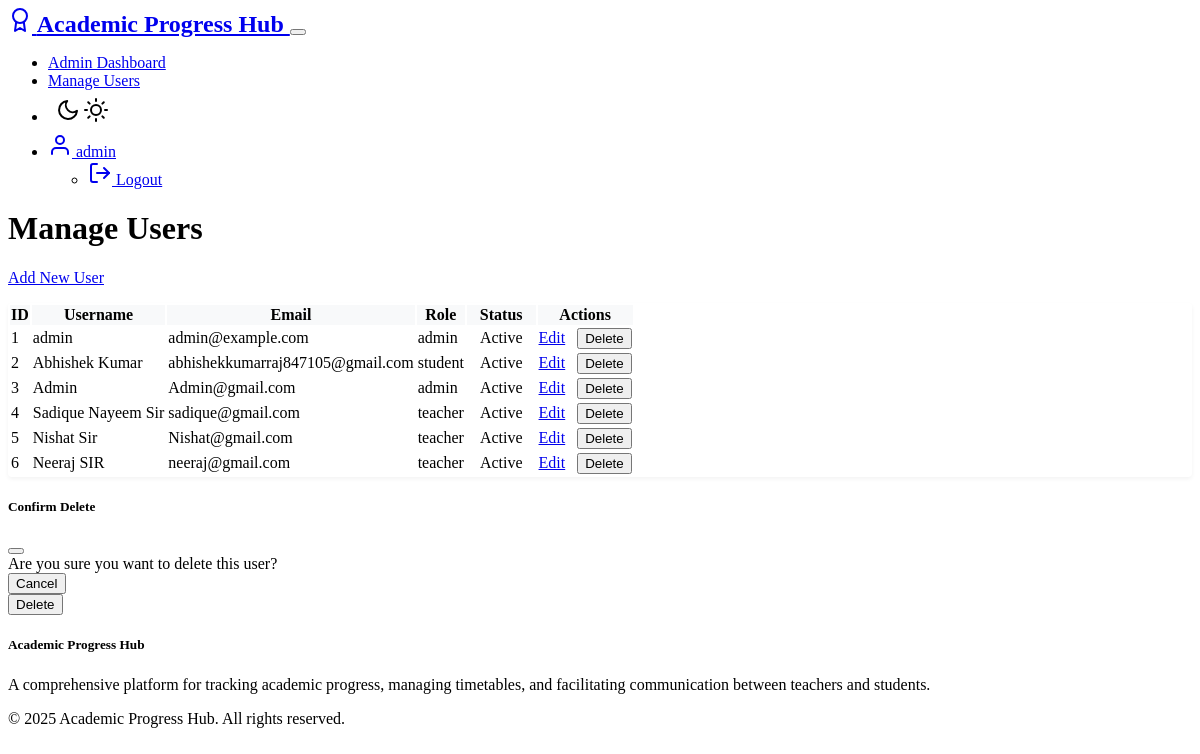
/admin/users (signed in), run on an earlier commit of the app's database.
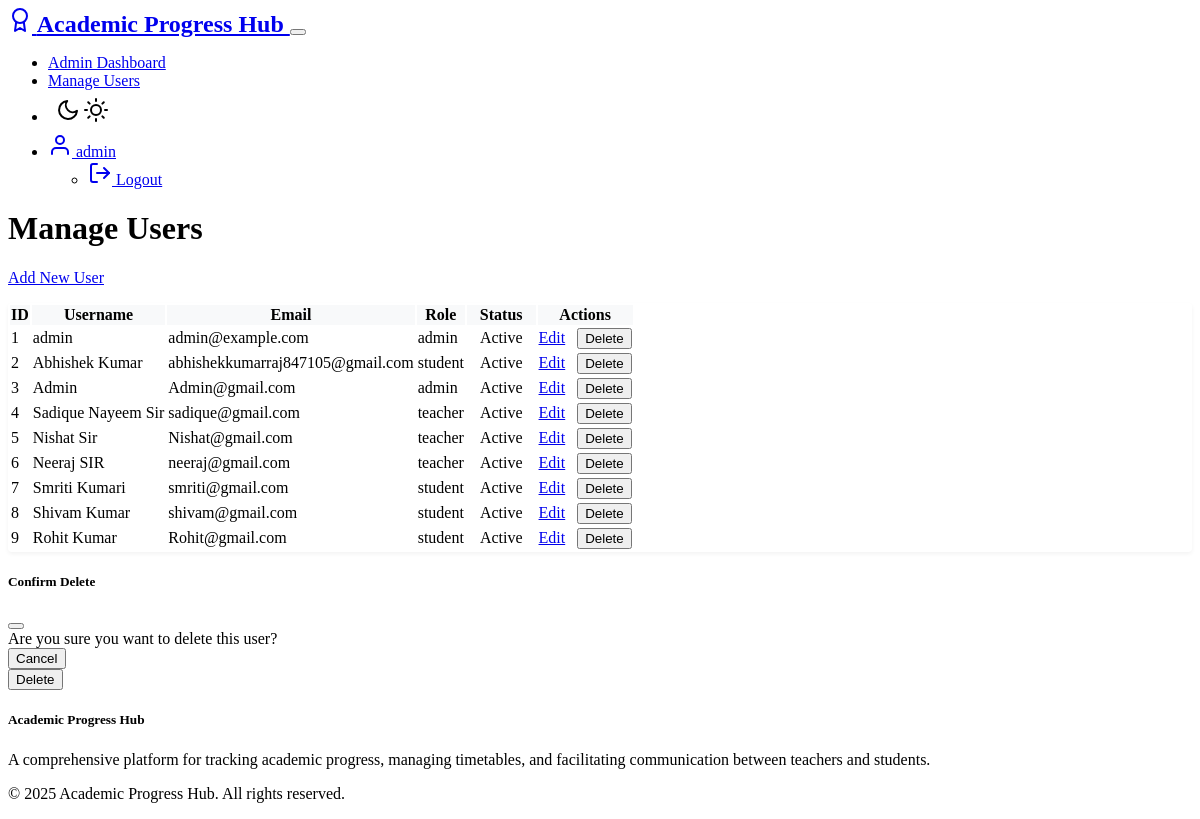
And on a later commit of the database.
### models.py (models this page shows, shortened)
class User(UserMixin, db.Model):
    __tablename__ = 'users'
    id = db.Column(db.Integer, primary_key=True)
    username = db.Column(db.String(64), unique=True, nullable=False)  # Your login name
    email = db.Column(db.String(120), unique=True, nullable=False)    # Your email address
    password_hash = db.Column(db.String(256), nullable=False)         # Your secret password
    role = db.Column(db.String(10), nullable=False)                   # Are you a teacher, student, or admin?
    created_at = db.Column(db.DateTime, default=datetime.utcnow)      # When you joined
    is_active = db.Column(db.Boolean, default=True)                   # Are you using the website?
    teacher_profile = db.relationship('Teacher', backref='user', uselist=False, cascade='all, delete-orphan')
    student_profile = db.relationship('Student', backref='user', uselist=False, cascade='all, delete-orphan')
    @property
    def is_admin(self):
        return self.role == 'admin'

### routes/admin_routes.py (the view)
    def decorated_function(*args, **kwargs):
        if not current_user.is_authenticated or not current_user.is_admin:
            flash('Access denied: Admin permissions required.', 'danger')
            return redirect(url_for('auth.login'))
        return f(*args, **kwargs)

### app.py (called while the page is built)
@login_manager.user_loader
def load_user(user_id):
    from models import User
    return User.query.get(int(user_id))

### routes/admin_routes.py (called while the page is built)
def admin_required(f):
    def decorated_function(*args, **kwargs):
        if not current_user.is_authenticated or not current_user.is_admin:
            flash('Access denied: Admin permissions required.', 'danger')
            return redirect(url_for('auth.login'))
        return f(*args, **kwargs)
    decorated_function.__name__ = f.__name__
    return login_required(decorated_function)

@admin.route('/users')
@admin_required
def manage_users():
    users = User.query.all()
    return render_template('admin/users.html', users=users)

### templates/admin/users.html (shortened to what this page needs)
{% extends "layout.html" %}
{% block content %}
<div class="container mt-4">
    <div class="d-flex justify-content-between align-items-center mb-4">
        <h1>Manage Users</h1>
        <a href="{{ url_for('admin.add_user') }}" class="btn btn-success">Add New User</a>
    </div>
    <div class="table-responsive">
        <table class="table table-striped">
            <thead>
                <tr>
                    <th>ID</th>
                    <th>Username</th>
                    <th>Email</th>
                    <th>Role</th>
                    <th>Status</th>
                    <th>Actions</th>
                </tr>
            </thead>
            <tbody>
                {% for user in users %}
                <tr>
                    <td>{{ user.id }}</td>
                    <td>{{ user.username }}</td>
                    <td>{{ user.email }}</td>
                    <td>{{ user.role }}</td>
                    <td>
                        <span class="badge {% if user.is_active %}bg-success{% else %}bg-danger{% endif %}">
                            {{ 'Active' if user.is_active else 'Inactive' }}
                        </span>
                    </td>
                    <td>
                        <a href="{{ url_for('admin.edit_user', user_id=user.id) }}" class="btn btn-sm btn-primary">Edit</a>
                        <button class="btn btn-sm btn-danger delete-user" data-user-id="{{ user.id }}">Delete</button>
                    </td>
                </tr>
                {% endfor %}
            </tbody>
        </table>
    </div>
</div>
<div class="modal fade" id="deleteModal" tabindex="-1">
    <div class="modal-dialog">
        <div class="modal-content">
            <div class="modal-header">
                <h5 class="modal-title">Confirm Delete</h5>
                <button type="button" class="btn-close" data-bs-dismiss="modal"></button>
            </div>
            <div class="modal-body">
                Are you sure you want to delete this user?
            </div>
            <div class="modal-footer">
                <button type="button" class="btn btn-secondary" data-bs-dismiss="modal">Cancel</button>
                <form id="deleteForm" method="POST">
                    <button type="submit" class="btn btn-danger">Delete</button>
                </form>
            </div>
        </div>
    </div>
</div>
{% endblock %}

### templates/layout.html (shortened to what this page needs)
<!DOCTYPE html>
<html lang="en" data-bs-theme="dark">
<head>
    <link rel="stylesheet" href="https://cdn.replit.com/agent/bootstrap-agent-dark-theme.min.css">
    <link rel="stylesheet" href="{{ url_for('static', filename='css/style.css') }}">
    {% if current_user.is_authenticated and current_user.role == 'admin' %}
    <link rel="stylesheet" href="{{ url_for('static', filename='css/admin/style.css') }}">
    {% endif %}
</head>
<body class="{% block body_class %}{% endblock %}">
    <nav class="navbar navbar-expand-lg navbar-dark bg-dark mb-4">
        <div class="container">
            <a class="navbar-brand" href="{{ url_for('index') }}">
                <span data-feather="award" class="me-2"></span>
                Academic Progress Hub
            </a>
            <button class="navbar-toggler" type="button" data-bs-toggle="collapse" data-bs-target="#navbarNav">
            </button>
            <div class="collapse navbar-collapse" id="navbarNav">
                <ul class="navbar-nav ms-auto">
                    {% if current_user.is_authenticated %}
                        {% if current_user.role == 'admin' %}
                            <li class="nav-item">
                                <a class="nav-link" href="{{ url_for('admin.admin_dashboard') }}">Admin Dashboard</a>
                            </li>
                            <li class="nav-item">
                                <a class="nav-link" href="{{ url_for('admin.manage_users') }}">Manage Users</a>
                            </li>
                        {% endif %}
                        <li class="nav-item">
                            <button class="nav-link btn theme-toggle px-2" id="themeToggle" title="Toggle Light/Dark Mode">
                                <span data-feather="moon" class="theme-icon-dark d-none"></span>
                                <span data-feather="sun" class="theme-icon-light"></span>
                            </button>
                        </li>
                        <li class="nav-item dropdown">
                            <a class="nav-link dropdown-toggle" href="#" id="userDropdown" role="button" data-bs-toggle="dropdown">
                                <span data-feather="user" class="me-1"></span>
                                {{ current_user.username }}
                            </a>
                            <ul class="dropdown-menu dropdown-menu-end">
                                <li>
                                    <a class="dropdown-item" href="{{ url_for('auth.logout') }}">
                                        <span data-feather="log-out" class="me-1"></span> Logout
                                    </a>
                                </li>
                            </ul>
                        </li>
                    {% endif %}
                </ul>
            </div>
        </div>
    </nav>
    <main class="container my-4">
        {% block content %}{% endblock %}
    </main>
    <footer class="bg-dark text-light py-4 mt-5">
        <div class="container">
            <div class="row">
                <div class="col-md-6">
                    <h5>Academic Progress Hub</h5>
                    <p>A comprehensive platform for tracking academic progress, managing timetables, and facilitating communication between teachers and students.</p>
                </div>
                <div class="col-md-6 text-md-end">
                    <p>&copy; 2025 Academic Progress Hub. All rights reserved.</p>
                </div>
            </div>
        </div>
    </footer>
</body>
</html>

What changed in the data, as far as the page shows it:
added User: id "7", username "Smriti Kumari", email "smriti@gmail.com", role "student", is_active "Active"
added User: id "8", username "Shivam Kumar", email "shivam@gmail.com", role "student", is_active "Active"
added User: id "9", username "Rohit Kumar", email "Rohit@gmail.com", role "student", is_active "Active"
